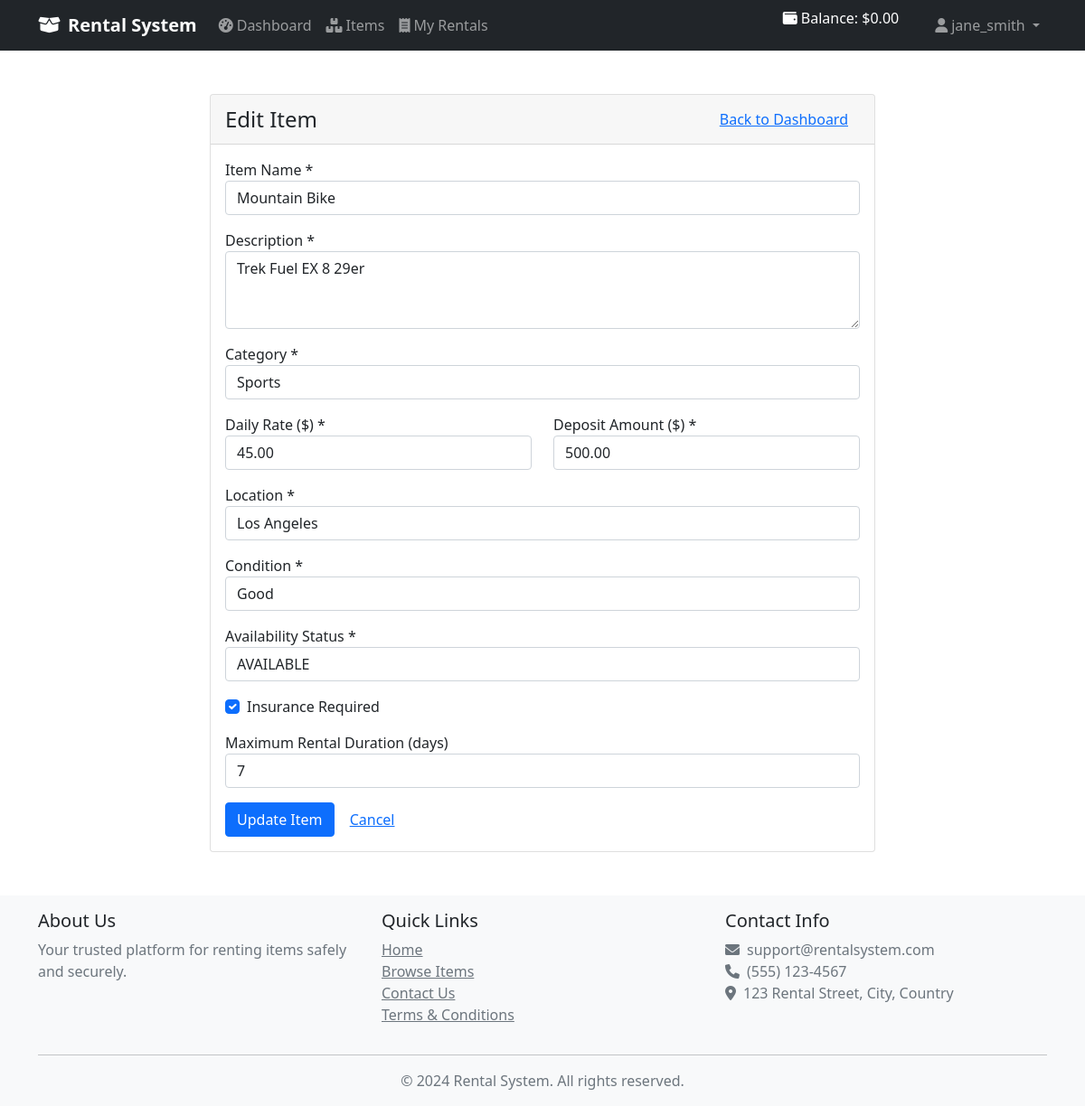
The page /edit_item.php?id=2 (signed in) on the database its author committed.
### tables this page shows
CREATE TABLE Items (
    item_id INT AUTO_INCREMENT PRIMARY KEY,
    owner_id INT,
    name VARCHAR(100) NOT NULL,
    description TEXT,
    category VARCHAR(50),
    daily_rate DECIMAL(10,2) NOT NULL,
    deposit_amount DECIMAL(10,2) NOT NULL,
    availability_status VARCHAR(20) DEFAULT 'AVAILABLE',
    location VARCHAR(100),
    `condition` VARCHAR(50),
    insurance_required TINYINT(1) DEFAULT 0,
    max_rental_duration INT,  
    created_at TIMESTAMP DEFAULT CURRENT_TIMESTAMP,
    last_rented_date TIMESTAMP NULL DEFAULT NULL,
    FOREIGN KEY (owner_id) REFERENCES Users(user_id)
);

### classes/Database.php (called while the page is built)
<?php
class Database {
    private $conn;
    public function __construct() {
        try {
            $this->conn = new PDO(
                "mysql:host=" . DB_HOST . ";dbname=" . DB_NAME,
                DB_USER,
                DB_PASS
            );
            $this->conn->setAttribute(PDO::ATTR_ERRMODE, PDO::ERRMODE_EXCEPTION);
        } catch(PDOException $e) {
            echo "Connection failed: " . $e->getMessage();
        }
    }
    public function getConnection() {
        return $this->conn;
    }
}

### classes/Item.php (called while the page is built, shortened)
<?php
class Item {
    private $conn;
    public function __construct($db) {
        $this->conn = $db;
    }
    public function getItemById($id) {
        try {
            $sql = "SELECT * FROM Items WHERE item_id = :id";
            $stmt = $this->conn->prepare($sql);
            $stmt->execute(['id' => $id]);
            return $stmt->fetch(PDO::FETCH_ASSOC);
        } catch(PDOException $e) {
            return false;
        }
    }
}

### edit_item.php (the view, shortened to what this page needs)
<?php
require_once 'config/database.php';
require_once 'classes/Database.php';
require_once 'classes/Item.php';
require_once 'includes/header.php';
$db = new Database();
$item = new Item($db->getConnection());
$item_id = intval($_GET['id'] ?? 0);
$item_data = $item->getItemById($item_id);
?>
<div class="container my-5">
    <div class="row justify-content-center">
        <div class="col-md-8">
            <div class="card">
                <div class="card-header d-flex justify-content-between align-items-center">
                    <h4 class="mb-0">Edit Item</h4>
                    <a href="dashboard.php" class="btn btn-link">Back to Dashboard</a>
                </div>
                <div class="card-body">
                    <form method="POST">
                        <div class="mb-3">
                            <label>Item Name *</label>
                            <input type="text" name="name" class="form-control" required
                                   value="<?php echo htmlspecialchars($item_data['name']); ?>">
                        </div>
                        <div class="mb-3">
                            <label>Description *</label>
                            <textarea name="description" class="form-control" rows="3" required><?php echo htmlspecialchars($item_data['description']); ?></textarea>
                        </div>
                        <div class="mb-3">
                            <label>Category *</label>
                            <select name="category" class="form-control" required>
                                <?php
                                $categories = ['Electronics', 'Sports', 'Tools', 'Events', 'Water Sports'];
                                foreach ($categories as $cat) {
                                    $selected = ($cat == $item_data['category']) ? 'selected' : '';
                                    echo "<option value=\"$cat\" $selected>$cat</option>";
                                }
                                ?>
                            </select>
                        </div>
                        <div class="row">
                            <div class="col-md-6 mb-3">
                                <label>Daily Rate ($) *</label>
                                <input type="number" name="daily_rate" class="form-control" step="0.01" min="0" required
                                       value="<?php echo htmlspecialchars($item_data['daily_rate']); ?>">
                            </div>
                            <div class="col-md-6 mb-3">
                                <label>Deposit Amount ($) *</label>
                                <input type="number" name="deposit_amount" class="form-control" step="0.01" min="0" required
                                       value="<?php echo htmlspecialchars($item_data['deposit_amount']); ?>">
                            </div>
                        </div>
                        <div class="mb-3">
                            <label>Location *</label>
                            <input type="text" name="location" class="form-control" required
                                   value="<?php echo htmlspecialchars($item_data['location']); ?>">
                        </div>
                        <div class="mb-3">
                            <label>Condition *</label>
                            <select name="condition" class="form-control" required>
                                <?php
                                $conditions = ['Excellent', 'Very Good', 'Good', 'Fair'];
                                foreach ($conditions as $cond) {
                                    $selected = ($cond == $item_data['condition']) ? 'selected' : '';
                                    echo "<option value=\"$cond\" $selected>$cond</option>";
                                }
                                ?>
                            </select>
                        </div>
                        <div class="mb-3">
                            <label>Availability Status *</label>
                            <select name="availability_status" class="form-control" required>
                                <?php
                                $statuses = ['AVAILABLE', 'UNAVAILABLE', 'MAINTENANCE'];
                                foreach ($statuses as $status) {
                                    $selected = ($status == $item_data['availability_status']) ? 'selected' : '';
                                    echo "<option value=\"$status\" $selected>$status</option>";
                                }
                                ?>
                            </select>
                        </div>
                        <div class="mb-3">
                            <div class="form-check">
                                <input type="checkbox" name="insurance_required" class="form-check-input" id="insurance"
                                       <?php echo $item_data['insurance_required'] ? 'checked' : ''; ?>>
                                <label class="form-check-label" for="insurance">Insurance Required</label>
                            </div>
                        </div>
                        <div class="mb-3">
                            <label>Maximum Rental Duration (days)</label>
                            <input type="number" name="max_rental_duration" class="form-control" min="1"
                                   value="<?php echo htmlspecialchars($item_data['max_rental_duration']); ?>">
                        </div>
                        <button type="submit" class="btn btn-primary">Update Item</button>
                        <a href="dashboard.php" class="btn btn-link">Cancel</a>
                    </form>
                </div>
            </div>
        </div>
    </div>
</div>
<?php require_once 'includes/footer.php'; ?>

### rows shown on the page
items: name "Mountain Bike", description "Trek Fuel EX 8 29er", daily_rate "45.00", deposit_amount "500.00", location "Los Angeles", insurance_required "☑", max_rental_duration "7"

### other values the page prints
$_SESSION['account_balance'] "0.00"
$_SESSION['username'] "jane_smith"
form field category "Sports"
form field condition "Good"
form field availability_status "AVAILABLE"
